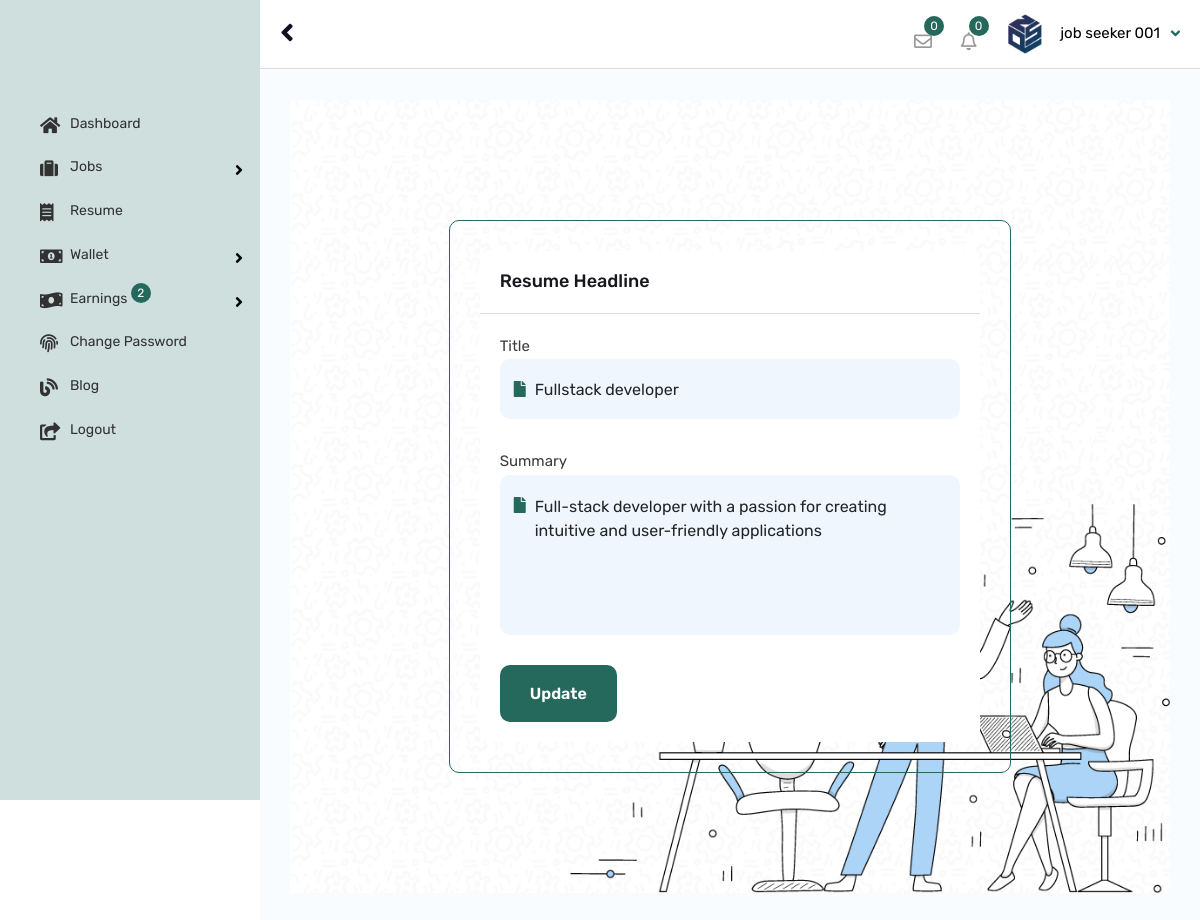
Screenshot of /resume/update/resume/1/ (signed in) with the database file from the repository.
### app_user/models.py (models this page shows, shortened)
class AppUser(models.Model):
    qr_photo = models.FileField(upload_to='account_files/profile_photos/', blank=True, default="default_files/default_face.jpg")
    user = models.OneToOneField(User, on_delete=models.CASCADE)
    account_type = models.CharField(default="candidate",max_length=10)
    cprofile_status = models.BooleanField(default=False)
    cv = models.FileField(upload_to='account_files/profile_photos/', blank=True, default="default_files/default_face.jpg")
    profile_photo = models.FileField(upload_to='account_files/profile_photos/', blank=True, default="default_files/default_face.jpg")
    address = models.TextField(default=" ")
    country = models.CharField(default=" ",max_length=100)
    postcode = models.CharField(default=" ",max_length=100, blank=True, null=True)
    language = models.CharField(default=" ",max_length=100, blank=True, null=True)
    job_category = models.CharField(default=" ",max_length=100, blank=True, null=True)
    city = models.CharField(default=" ",max_length=100, blank=True, null=True)
    experience = models.CharField(default=" ",max_length=100, blank=True, null=True)
    current_salary = models.CharField(default=" ",max_length=100, blank=True, null=True)
    expected_salary = models.CharField(default=" ",max_length=100, blank=True, null=True)
    phone_no = models.CharField(default=" ",max_length=15)
    age = models.CharField(default="dd/mm/yyyy",max_length=55)
    gender = models.CharField(default=" ",max_length=10)
    facebook_link = models.CharField(default="",max_length=100, blank=True, null=True)
    twitter_link = models.CharField(default="",max_length=100, blank=True, null=True)
    instagram_link = models.CharField(default="",max_length=100, blank=True, null=True)
    linkedin_link = models.CharField(default="",max_length=100, blank=True, null=True)
    github_link = models.CharField(default="",max_length=100, blank=True, null=True)
    discord_link = models.CharField(default="",max_length=100, blank=True, null=True)
    agency_name = models.CharField(default="",max_length=30, null=True)
    rank = models.CharField(default="1",max_length=30, null=True)
    ranks = models.CharField(default="1",max_length=30, null=True)
    rankers = models.CharField(default="1",max_length=30, null=True)
    charge = models.CharField(default="0",max_length=30, null=True)
    bio = models.TextField(default="This agency have not updated their bio..", null=True)
    agency_logo = models.FileField(upload_to='account_files/profile_photos/', blank=True, default="default_files/default_face.jpg")
    resume = models.ForeignKey(Resume, on_delete=models.CASCADE, null=True)
    otp_code = models.CharField(default="none",max_length=10)
    ec_status = models.BooleanField(default=False)
    status = models.BooleanField(default=False)
    wallet_address = models.CharField(default="null",max_length=100)
    wallet_key = models.CharField(default="null",max_length=100)
    pub_date = models.DateTimeField(default=timezone.now)

### resume/models.py (models this page shows)
class Title(models.Model):
	title = models.CharField(max_length=50, default="")
	status = models.BooleanField(default=False)
	pub_date = models.DateTimeField(default=timezone.now)
	def __str__(self):
		return self.title

class OpeningStatement(models.Model):
	opening_statement = models.TextField(default="none")
	status = models.BooleanField(default=False)
	pub_date = models.DateTimeField(default=timezone.now)
	def __str__(self):
		return self.opening_statement

### resume/views.py (the view)
# urls.py: path("update/resume/1/", views.UpdateResume1View, name="update_resume1"),
def UpdateResume1View(request):
    if request.method == "POST":
        app_user = AppUser.objects.get(user__pk=request.user.id)
        title_obj = request.POST.get("title")
        opening_statement_obj = request.POST.get("opening_statement")
        if app_user.resume.titles.first():
            title = app_user.resume.titles.first()
            title.title = title_obj
        else:
            title = Title.objects.create(title=title_obj, status=True)
        title.save()
        if app_user.resume.opening_statements.first():
            opening_statement = app_user.resume.opening_statements.first()
            opening_statement.opening_statement = opening_statement_obj
        else:
            opening_statement = OpeningStatement.objects.create(opening_statement=opening_statement_obj, status=True)
        opening_statement.save()
        rt = ResumeTitleConnector(resume=app_user.resume, title=title)
        rt.save()
        ro = ResumeOpeningStatementConnector(resume=app_user.resume, opening_statement=opening_statement)
        ro.save()
        if app_user.resume.resume_status == False:
            app_user.resume.resume_status = True
            app_user.resume.resume_cent = 20
            app_user.save()
        messages.warning(request, "Welldone! Resume Updated successfully!")
        return HttpResponseRedirect(reverse("resume:update_resume2"))
    else:
        app_user = AppUser.objects.get(user__pk=request.user.id)
        context = {"app_user": app_user, "title": app_user.resume.titles.first(), "opening_statement": app_user.resume.opening_statements.first()}
        return render(request, "resume/update_resume1.html", context )

### resume/templates/resume/update_resume1.html (shortened to what this page needs)
{% extends 'app_user/auth_base.html' %}
{% load static %}
{% block content %}
{% include "app_user/header.html" %}
{% include "app_user/sidebar.html" %}
            <div id="content">
            <div class="content-admin-main">
            <div class="section-full p-t120  p-b90 site-bg-white bg-cover twm-ac-fresher-wrap"
            style="background-image:url({% static 'assets/images/background/pattern.jpg' %})">
                <span class="twm-section-bg-img">
                </span>
                <div class="container">
                    <div class="row d-flex justify-content-center">
                        <div class="col-lg-8 col-md-12">
                            <div class="twm-right-section-panel-wrap2">
                                <div class="twm-right-section-panel " style="border: solid 1px #24695c;">
                                    <div class="panel panel-default">
                                        <div class="panel-heading wt-panel-heading p-a20">
                                            <h4 class="panel-tittle m-a0">Resume Headline</h4>
                                        </div>
                                        <div class=" wt-panel-body p-a20 ">
                                            <div class="twm-tabs-style-1" >
                                                <div class="tab-content" id="myTab3Content">
                                                    <div class="tab-pane fade show active" id="Personal">
                                                        <div class="row">
                                                            <form class="" method="post">
                                                                <div class="col-xl-12 col-lg-12 col-md-12">
                                                                    <div class="form-group">
                                                                        <label>Title</label>
                                                                        <div class="ls-inputicon-box">
                                                                            <input class="form-control"  name="title" type="text" placeholder="Tell us about your self" value="{{ title }}">
                                                                            <i class="fs-input-icon fa fa-file"></i>
                                                                        </div>
                                                                    </div>
                                                                </div>
                                                                <div class="col-xl-12 col-lg-12 col-md-12">
                                                                    <div class="form-group">
                                                                        <label>Summary</label>
                                                                        <div class="ls-inputicon-box">
                                                                            <textarea name="opening_statement" class="form-control" rows="5">{{ opening_statement }}</textarea>
                                                                            <i class="fs-input-icon fa fa-file"></i>
                                                                        </div>
                                                                    </div>
                                                                </div>
                                                                <div class="col-xl-12 col-lg-12 col-md-12">
                                                                    <div class="text-left">
                                                                        <button type="submit" class="site-button">Update</button>
                                                                    </div>
                                                                </div>
                                                            </form>
                                                        </div>
                                                    </div>
                                                        </div>
                                                    </div>
                                                </div>
                                            </div>
                                        </div>
                                    </div>
                                </div>
                            </div>
                        </div>
                    </div>
                </div>
            </div>
        </div>
    {% endblock %}

### app_user/templates/app_user/header.html (shortened to what this page needs)
{% load static %}
        <header id="header-admin-wrap" class="header-admin-fixed">
            <div id="header-admin">
                <div class="container">
                    <div class="header-left">
                        <div class="nav-btn-wrap">
                            <a class="nav-btn-admin" id="sidebarCollapse">
                                <span class="fa fa-angle-left"></span>
                            </a>
                        </div>
                    </div>
                    <div class="header-right">
                        <ul class="header-widget-wrap">
                            <li class="header-widget dashboard-message-dropdown">
                                <div class="dropdown">
                                    <a href="javascript:;" class="dropdown-toggle jobzilla-admin-messange" id="ID-MSG_dropdown" data-bs-toggle="dropdown">
                                        <i class="far fa-envelope"></i>
                                        <span class="notification-animate">0</span>
                                    </a>
                                </div>
                            </li>
                            <li class="header-widget dashboard-noti-dropdown">
                                <div class="dropdown">
                                    <a  href="javascript:;" class="dropdown-toggle jobzilla-admin-notification" id="ID-NOTI_dropdown" data-bs-toggle="dropdown">
                                        <i class="far fa-bell"></i>
                                        <span class="notification-animate">0</span>
                                    </a>
                            </li>
                            <li class="header-widget">
                                <div class="dashboard-user-section">
                                    <div class="listing-user">
                                        <div class="dropdown">
                                            <a href="javascript:;" class="dropdown-toggle" id="ID-ACCOUNT_dropdown" data-bs-toggle="dropdown">
                                                <div class="user-name text-black">
                                                    <span>
                                                        <img src="{{ app_user.profile_photo.url }}" alt="" />
                                                    </span>{{ app_user.user.first_name }} {{ app_user.user.last_name }}
                                                </div>
                                            </a>
                                        </div>
                                    </div>
                               </div>
                            </li>
                        </ul>
                    </div>
                </div>
            </div>
        </header>

### rows the page displays
AppUser: profile_photo (picture), user.first_name "job seeker", user.last_name "001"
Title: title "Fullstack developer"
OpeningStatement: opening_statement "Full-stack developer with a passion for creating intuitive and user-friendly applications"
